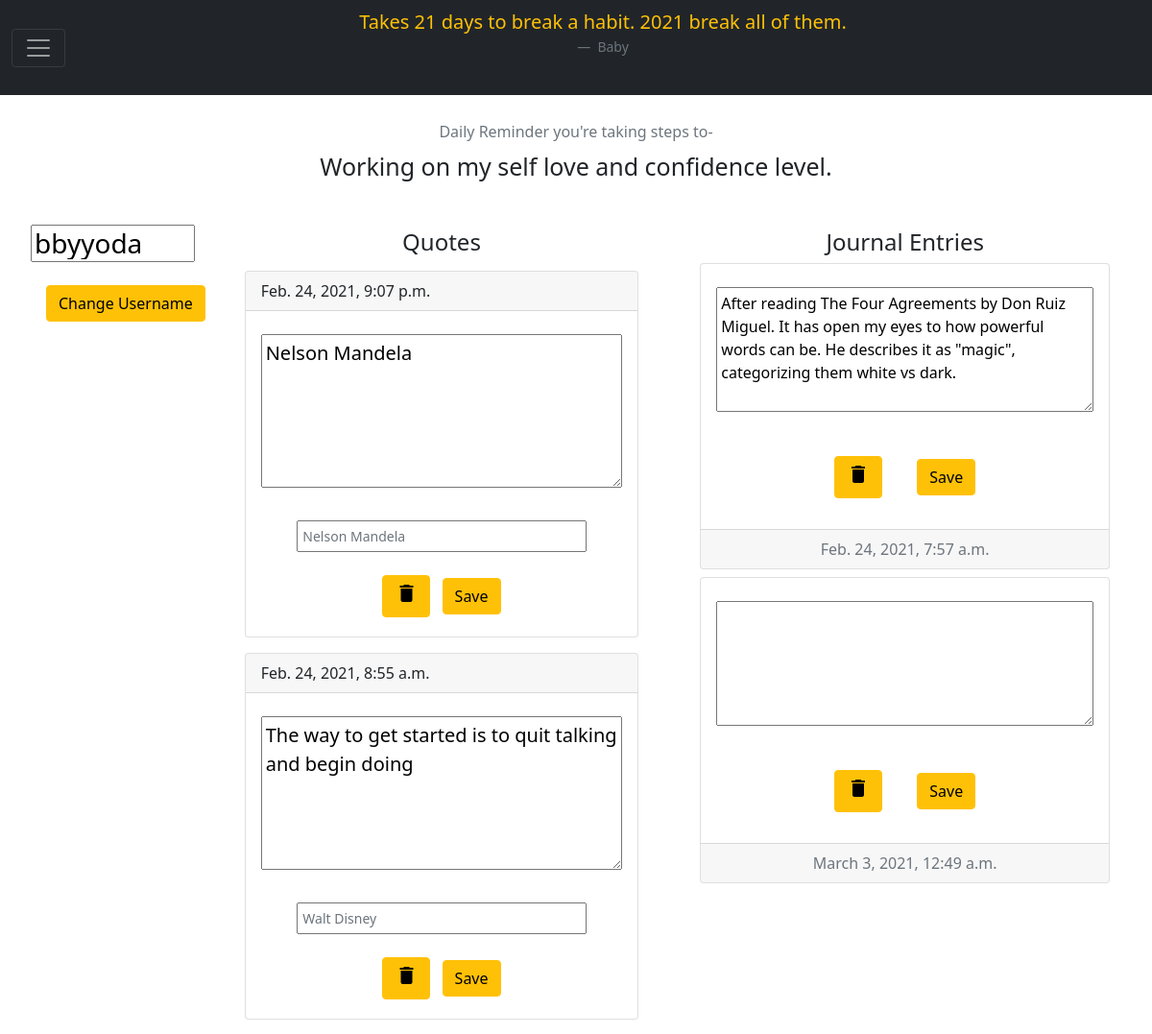
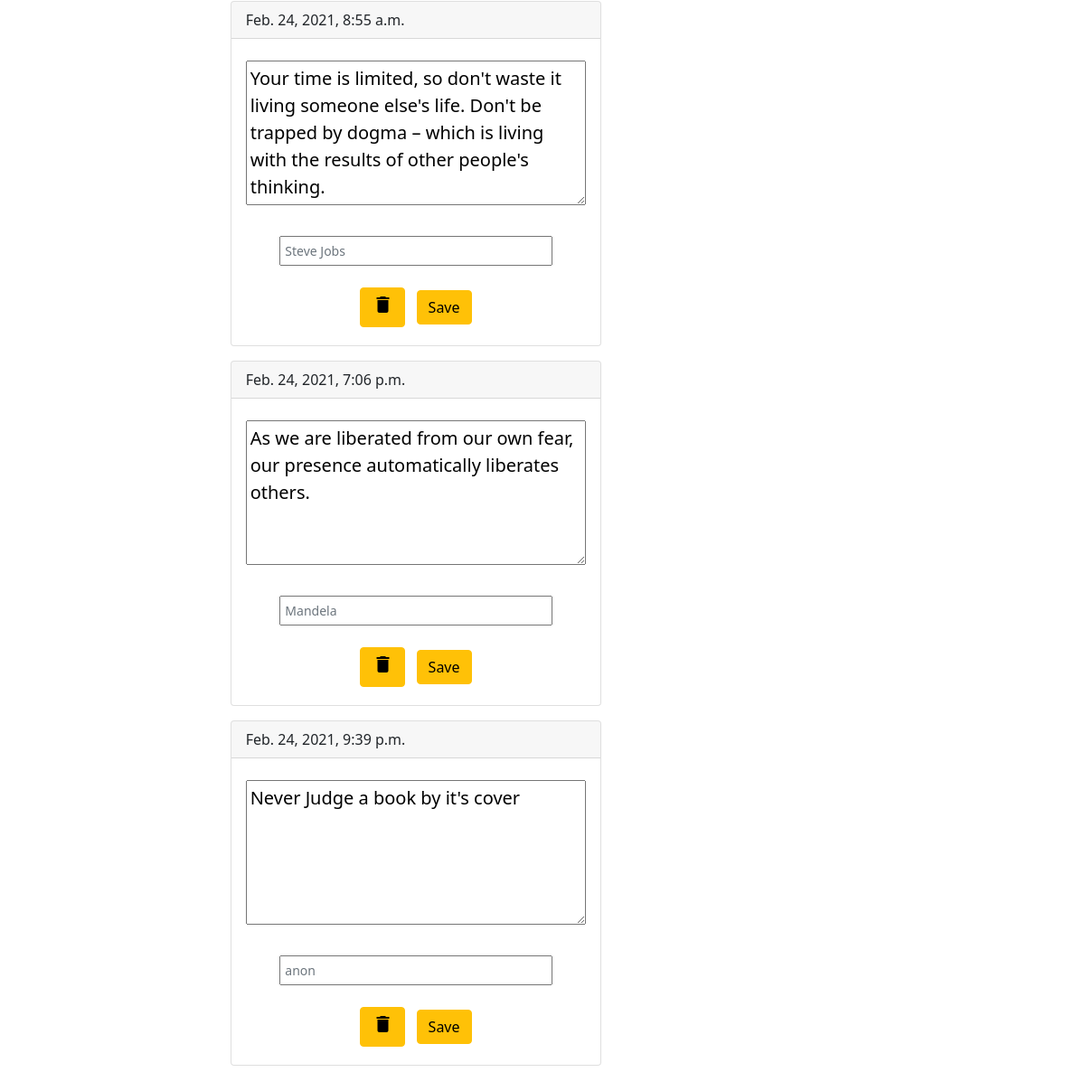
Page /edit_profile/1 (signed in) on the committed database (2 pictures, top to bottom).
### blossom_app/models.py (models this page shows)
class Users (models.Model):
    first_name = models.CharField(max_length=30)
    last_name = models.CharField(max_length=30)
    username = models.CharField(max_length=30)
    email = models.EmailField()
    password =  models.CharField(max_length=70)
    reasons = models.TextField()
    personal_quote = models.TextField()
    objects = UserManager()
    created_at = models.DateTimeField(auto_now_add=True)
    updated_at = models.DateTimeField(auto_now = True)

class Quotes(models.Model):
    the_quote = models.TextField(null=True)
    quote_author = models.CharField(max_length=200, null=True)
    user = models.ForeignKey(Users, related_name='quote', on_delete=models.CASCADE)
    created_at = models.DateTimeField(auto_now_add=True)
    updated_at = models.DateTimeField(auto_now = True)

class Journal_Entires(models.Model):
    entry = models.TextField()
    user = models.ForeignKey(Users, related_name='journal_entry', on_delete=models.CASCADE)
    created_at = models.DateTimeField(auto_now_add=True)
    updated_at = models.DateTimeField(auto_now = True)

### blossom_app/views.py (the view)
# urls.py: path('edit_profile/<int:userId>', views.edit_profile),
def edit_profile(request, userId):
    if request.method =='GET':
        current_user = Users.objects.get(id=userId)
        context = {
            'quotes': Quotes.objects.filter(user=current_user ),
            'journal_entries':Journal_Entires.objects.filter(user=current_user ),
            'user': current_user
        }
        return render(request, 'edit_profile.html', context)
    log_user = Users.objects.get(id=userId)
    log_user.username = request.POST['updated_username']
    log_user.save()
    return redirect('/profile')

### blossom_app/templates/edit_profile.html (shortened to what this page needs)
<!DOCTYPE html>
<html lang="en">
<head>
    <link href="https://cdn.jsdelivr.net/npm/bootstrap@5.0.0-beta2/dist/css/bootstrap.min.css" rel="stylesheet"
 />
</head>
<body>
    <nav class="navbar navbar-dark bg-dark">
        <div class="container-fluid">
            <button class="navbar-toggler" type="button" data-bs-toggle="collapse" data-bs-target="#navbar"
                aria-controls="navbarToggleExternalContent" aria-expanded="false" aria-label="Toggle navigation">
                <span class="navbar-toggler-icon"></span>
            </button>
            <figure class="text-center mx-auto">
                <blockquote class="blockquote text-warning">
                    <p>{{user.personal_quote}}</p>
                </blockquote>
                <figcaption class="blockquote-footer">
                    {{user.first_name}} {{current_user.last_name}}
                </figcaption>
            </figure>
        </div>
    </nav>
    <header class="m-3">
        <div class="card text-center mx-auto" style="width: 800px; border-color: white;">
            <div class="card-body">
                <h6 class="card-subtitle mb-2 text-muted">
                    Daily Reminder you're taking steps to-
                </h6>
                <p class="card-text" style="font-size: 25px">
                    {{user.reasons}}
                </p>
            </div>
        </div>
    </header>
    <div class="container-fluid">
        <div class="row p-1 mx-auto ">
            <div class="col-2 m-1 text-center">
                <form action="/edit_profile/{{user.id}}" method="post">
                    <input type="text" name="updated_username" class="h3" style="width:100%;" value="{{user.username}}">
                    <input type="submit" class="btn btn-warning m-3" value="Change Username">
                </form>
            </div>
            <div class="col  m-2">
                <h4 class="text-center">Quotes</h4>
                {% for quote in quotes %}
                <form action="/edit_quote/{{quote.id}}/{{quote.user.id}}" method='post'>
                    <div class="card m-3">
                        <div class="card-header">
                            {{quote.updated_at}}
                        </div>
                        <div class="card-body">
                            <blockquote>
                                <p>
                                    <textarea name="updated_quote" style="width:100%;" rows="5" class="blockquote m-2 mx-auto p-1">{{quote.the_quote}}</textarea>
                                </p>
                                <footer>
                                    <p class="text-center"><input type="text" class="blockquote-footer p-1 m-1" style="width: 80%;" name="updated_quote_author" value="{{quote.quote_author}}"></p>
                                </footer>
                            </blockquote>
                            <div class="text-center">
                                <button class="btn btn-warning m-1 ">
                                    <a href="/delete-quote/{{quote.id}}">
                                        <span class="material-icons" style="color: black;">delete</span>
                                    </a>
                                </button>
                                <input type="submit" class="btn btn-warning m-1 " value="Save">
                            </div>
                        </div>
                    </div>
                </form>
                {% endfor %}
            </div>
            <div class="col  m-2">
                <h4 class="text-center">Journal Entries</h4>
                {% for entry in journal_entries %}
                <form action="/edit_entry/{{entry.id}}/{{entry.user.id}}">
                    <div class="card text-center m-2">
                        <div class="card-body">
                            <p class="card-text">
                                <textarea name="updated_entry" style="width:100%;" rows="5" class="m-2 mx-auto p-1">{{entry.entry}}</textarea>
                            </p>
                            <button class="btn btn-warning m-3">
                                <a href="/delete-entry/{{entry.id}}/{{.user.id}}">
                                    <span class="material-icons" style="color: black;">delete</span>
                                </a>
                            </button>
                            <input type="submit" class="btn btn-warning m-3" value="Save">
                        </div>
                        <div class="card-footer text-muted">
                            {{entry.updated_at}}
                        </div>
                    </div>
                </form>
                {% endfor %}
            </div>
        </div>
    </div>
</body>
</html>

### rows in the picture
Users: personal_quote "Takes 21 days to break a habit. 2021 break all of them.", first_name "Baby", reasons "Working on my self love and confidence level.", updated_username "bbyyoda"
Quotes: updated_at "Feb. 24, 2021, 9:07 p.m.", updated_quote "Nelson Mandela", updated_quote_author "Nelson Mandela"
Quotes: updated_at "Feb. 24, 2021, 8:55 a.m.", updated_quote "The way to get started is to quit talking and begin doing", updated_quote_author "Walt Disney"
Quotes: updated_at "Feb. 24, 2021, 8:55 a.m.", updated_quote "Your time is limited, so don't waste it living someone else's life. Don't be trapped by dogma – which is living with the results of other people's thinking.", updated_quote_author "Steve Jobs"
Quotes: updated_at "Feb. 24, 2021, 7:06 p.m.", updated_quote "As we are liberated from our own fear, our presence automatically liberates others.", updated_quote_author "Mandela"
Quotes: updated_at "Feb. 24, 2021, 9:39 p.m.", updated_quote "Never Judge a book by it's cover", updated_quote_author "anon"
Journal_Entires: updated_entry "After reading The Four Agreements by Don Ruiz Miguel. It has open my eyes to how powerful words can be. He describes it as \"magic\", categorizing them white vs dark.", updated_at "Feb. 24, 2021, 7:57 a.m."
Journal_Entires: updated_at "March 3, 2021, 12:49 a.m."
